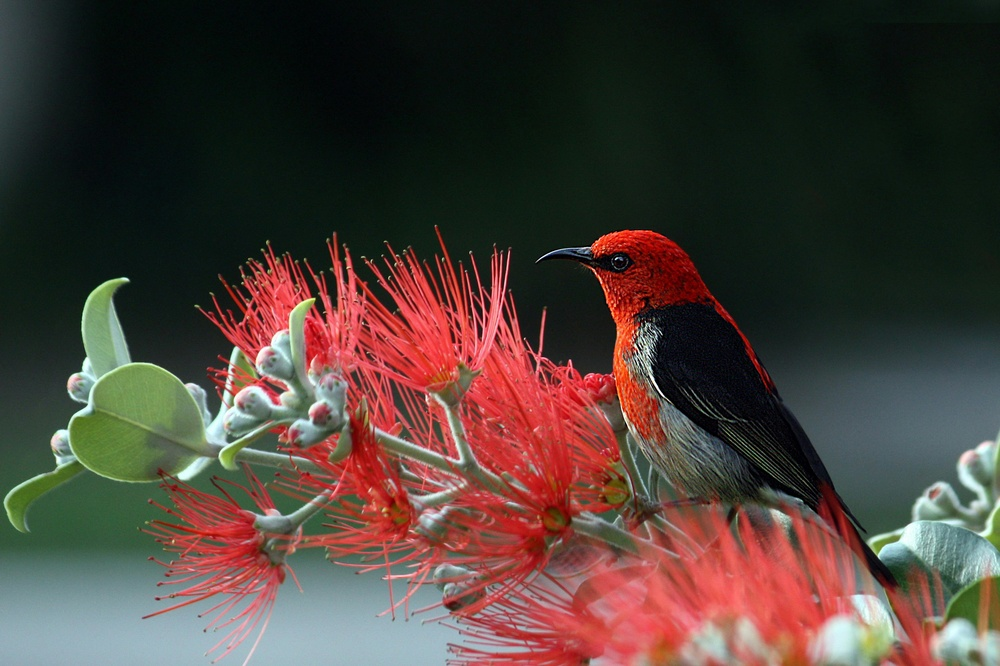
#> input picture CV/lab/lab4/bird.jpg, 1000 x 666 px, shrunk from 6165 x 4108 before the run
$ jupyter execute lab4.ipynb
#> lines starting #> are read from the running program, lines starting #| are printed output that depends on the picture; after the words box and inside, x2 and y2 are one past the last pixel; in counts of white or black regions, pixels touching at a corner belong together
# Fourier Transform Image Processing

[cell 1]
import cv2
import numpy as np
import matplotlib.pyplot as plt

## 1. Load the image and apply  Fast Fourier Transform

[cell 2]
img = cv2.imread('bird.jpg', 0)
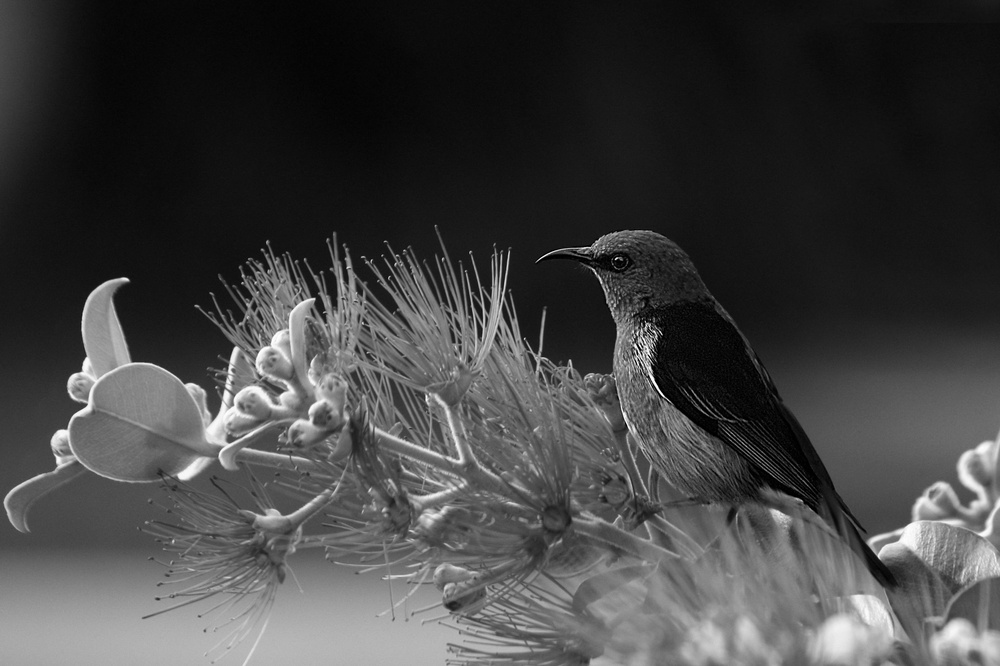
#> img: shape (666, 1000); min 0, max 255, mean 65.5
fft = np.fft.fft2(img)
magnitude_spectrum = np.log(np.abs(fft) + 1)
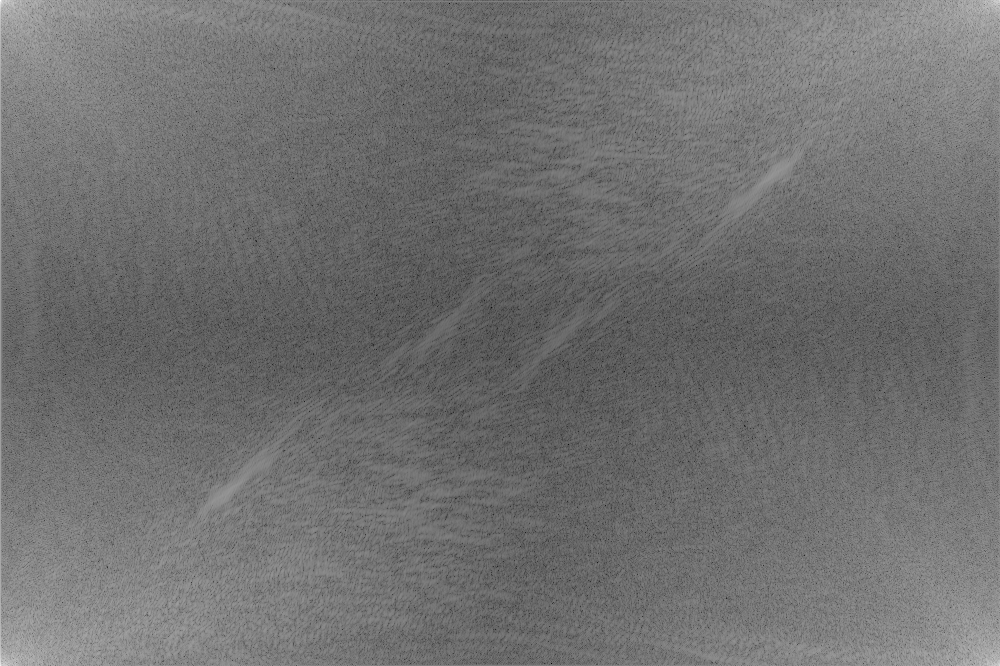
#> magnitude_spectrum: shape (666, 1000) float64; min 0.778, max 17.59, mean 8.21; drawn with min black and max white

plt.figure(figsize=(12, 5))
plt.subplot(121)
plt.imshow(img, cmap='gray')
plt.title('Original Image')
plt.axis('off')
plt.subplot(122)
plt.imshow(magnitude_spectrum, cmap='gray')
plt.title('FFT Magnitude Spectrum')
plt.axis('off')
plt.show()

**Interpretation:** The FFT decomposes the spatial image into frequency components. The magnitude spectrum shows frequency distribution, with corners containing low frequencies and center areas containing high frequencies in this non-shifted representation.

## 2. Shift low frequency components to center and display Fourier spectrum

[cell 3]
fft_shift = np.fft.fftshift(fft)
magnitude_spectrum_shifted = np.log(np.abs(fft_shift) + 1)
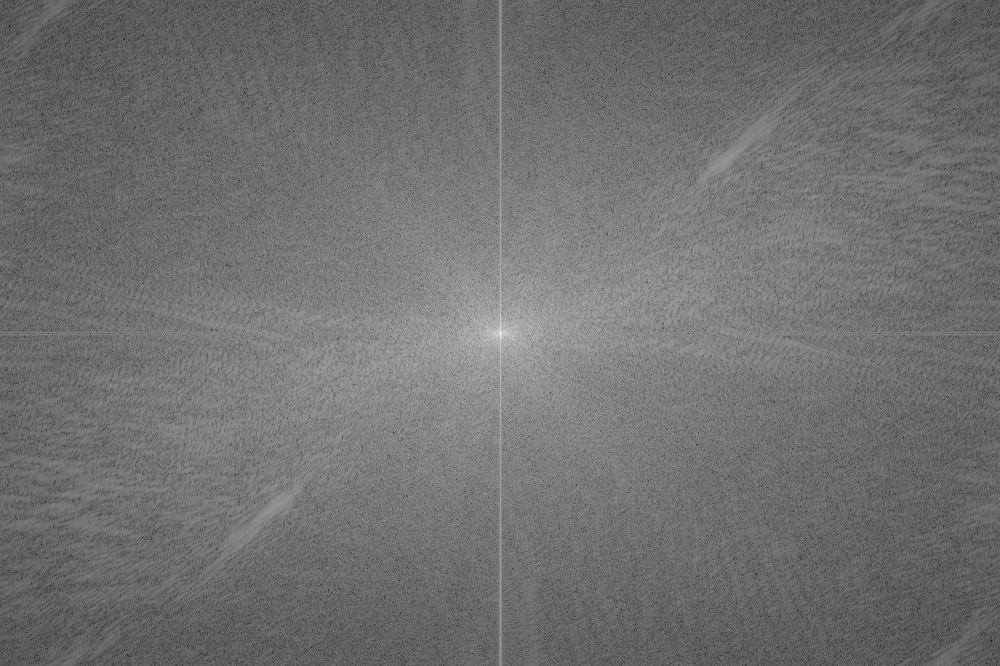
#> magnitude_spectrum_shifted: shape (666, 1000) float64; min 0.778, max 17.59, mean 8.21; drawn with min black and max white

plt.figure(figsize=(12, 5))
plt.subplot(121)
plt.imshow(magnitude_spectrum, cmap='gray')
plt.title('FFT Magnitude Spectrum')
plt.axis('off')
plt.subplot(122)
plt.imshow(magnitude_spectrum_shifted, cmap='gray')
plt.title('Centered FFT Magnitude Spectrum')
plt.axis('off')
plt.show()

**Interpretation:** After shifting, low frequencies move to the center and high frequencies to the edges. The bright center represents the DC component and low frequencies (overall intensity and smooth variations), while the outer regions represent high frequencies (edges and details).

## 3. Create Ideal Low Pass Filter

[cell 4]
rows, cols = img.shape
#> rows = 666; cols = 1000
crow, ccol = rows // 2, cols // 2
#> crow = 333; ccol = 500
cutoff_frequency = 30

lpf = np.zeros((rows, cols))
for i in range(rows):
    for j in range(cols):
        distance = np.sqrt((i - crow)**2 + (j - ccol)**2)
        if distance <= cutoff_frequency:
            lpf[i, j] = 1
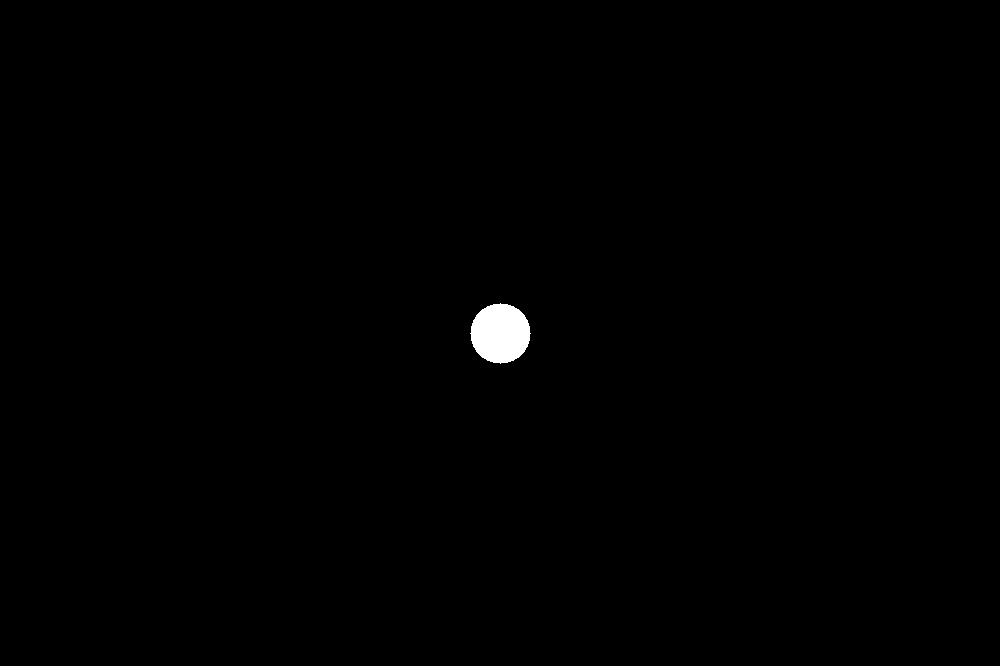
#> lpf: shape (666, 1000) float64; values 0 (black) and 1 (white), 0.42% white; 1 white region, box (x1, y1, x2, y2) and area: (470, 303, 531, 364) 2821

plt.imshow(lpf, cmap='gray')
plt.title('Ideal Low Pass Filter')
plt.axis('off')
plt.show()

**Interpretation:** The ideal low pass filter is a circular mask centered in the frequency domain. It passes frequencies within the cutoff radius (30 pixels) and blocks all frequencies beyond it. This will allow smooth variations to pass while removing sharp details.

## 4. Apply Low Pass Filter and detect edges

[cell 5]
fft_lpf = fft_shift * lpf

plt.imshow(np.log(np.abs(fft_lpf) + 1), cmap='gray')
plt.title('FFT with Low Pass Filter Applied')
plt.axis('off')
plt.show()

**Interpretation:** Multiplying the FFT with the low pass filter removes high frequency components. The resulting spectrum shows only the central low frequencies, which correspond to smooth variations and overall structure of the image.

## 5. Decentralize frequency components (Low Pass)

[cell 6]
fft_lpf_ishift = np.fft.ifftshift(fft_lpf)

plt.imshow(np.log(np.abs(fft_lpf_ishift) + 1), cmap='gray')
plt.title('Decentralized FFT (Low Pass)')
plt.axis('off')
plt.show()
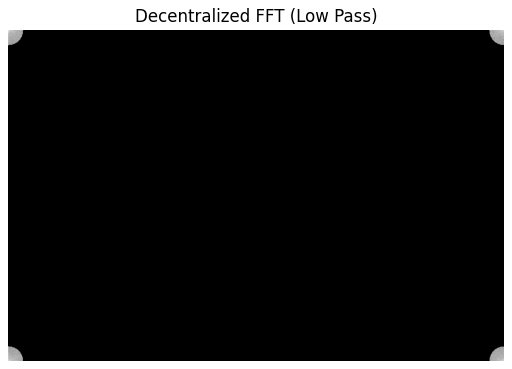
#> figure drawn by matplotlib, 1 panel

**Interpretation:** The inverse shift moves low frequencies back to the corners, preparing the spectrum for inverse FFT transformation back to the spatial domain.

## 6. Apply Inverse FFT to restore image (Low Pass)

[cell 7]
img_lpf = np.fft.ifft2(fft_lpf_ishift)
img_lpf = np.abs(img_lpf)
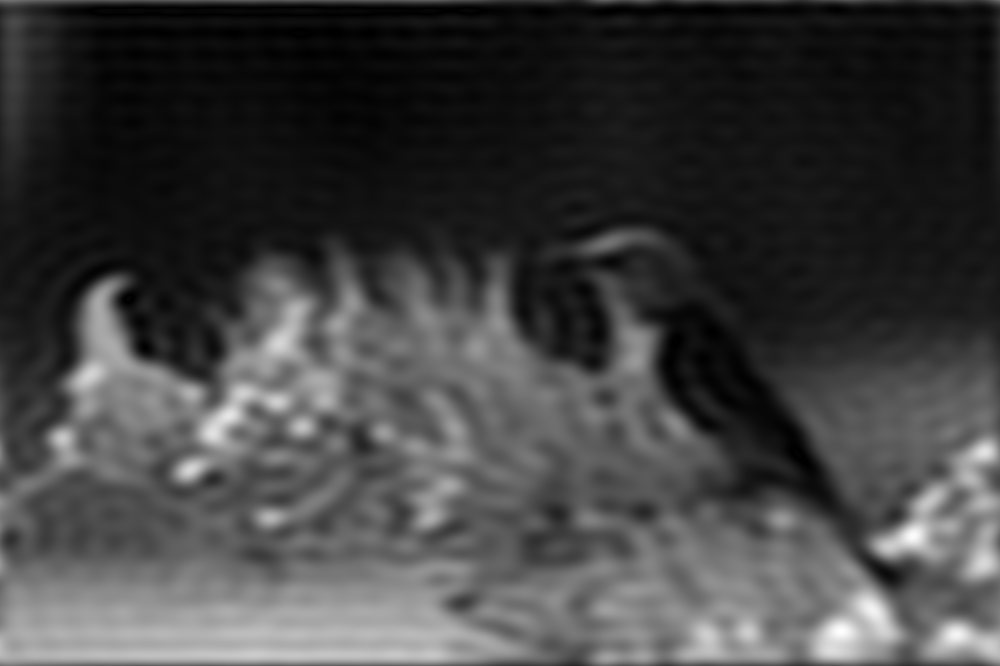
#> img_lpf: shape (666, 1000) float64; min 0.000501, max 254.5, mean 65.6

plt.figure(figsize=(12, 5))
plt.subplot(121)
plt.imshow(img, cmap='gray')
plt.title('Original Image')
plt.axis('off')
plt.subplot(122)
plt.imshow(img_lpf, cmap='gray')
plt.title('Low Pass Filtered Image')
plt.axis('off')
plt.show()

**Interpretation:** The inverse FFT converts the filtered frequency domain back to spatial domain. The resulting image is smoothed/blurred because high frequency components (edges and fine details) were removed by the low pass filter.

## 7. Create Ideal High Pass Filter

[cell 8]
hpf = np.zeros((rows, cols))
for i in range(rows):
    for j in range(cols):
        distance = np.sqrt((i - crow)**2 + (j - ccol)**2)
        if distance > cutoff_frequency:
            hpf[i, j] = 1

plt.imshow(hpf, cmap='gray')
plt.title('Ideal High Pass Filter')
plt.axis('off')
plt.show()

**Interpretation:** The ideal high pass filter is the inverse of the low pass filter. It blocks frequencies within the cutoff radius and passes all frequencies beyond it. This will preserve edges and fine details while removing smooth variations.

## 8. Apply High Pass Filter to detect edges

[cell 9]
fft_hpf = fft_shift * hpf

plt.imshow(np.log(np.abs(fft_hpf) + 1), cmap='gray')
plt.title('FFT with High Pass Filter Applied')
plt.axis('off')
plt.show()
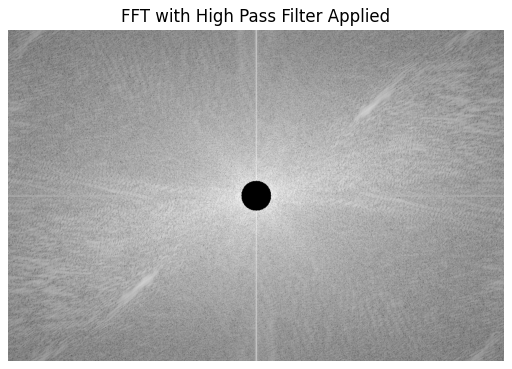
#> figure drawn by matplotlib, 1 panel

**Interpretation:** Multiplying the FFT with the high pass filter removes low frequency components. The resulting spectrum shows only the outer high frequencies, which correspond to edges, boundaries, and fine details in the image.

## 9. Decentralize frequency components (High Pass)

[cell 10]
fft_hpf_ishift = np.fft.ifftshift(fft_hpf)

plt.imshow(np.log(np.abs(fft_hpf_ishift) + 1), cmap='gray')
plt.title('Decentralized FFT (High Pass)')
plt.axis('off')
plt.show()
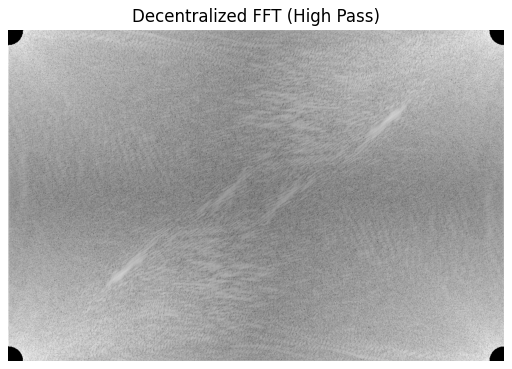
#> figure drawn by matplotlib, 1 panel

**Interpretation:** The inverse shift prepares the high-pass filtered spectrum for transformation back to the spatial domain by moving frequencies back to their original positions.

## 10. Apply Inverse FFT to restore image and detect edges (High Pass)

[cell 11]
img_hpf = np.fft.ifft2(fft_hpf_ishift)
img_hpf = np.abs(img_hpf)
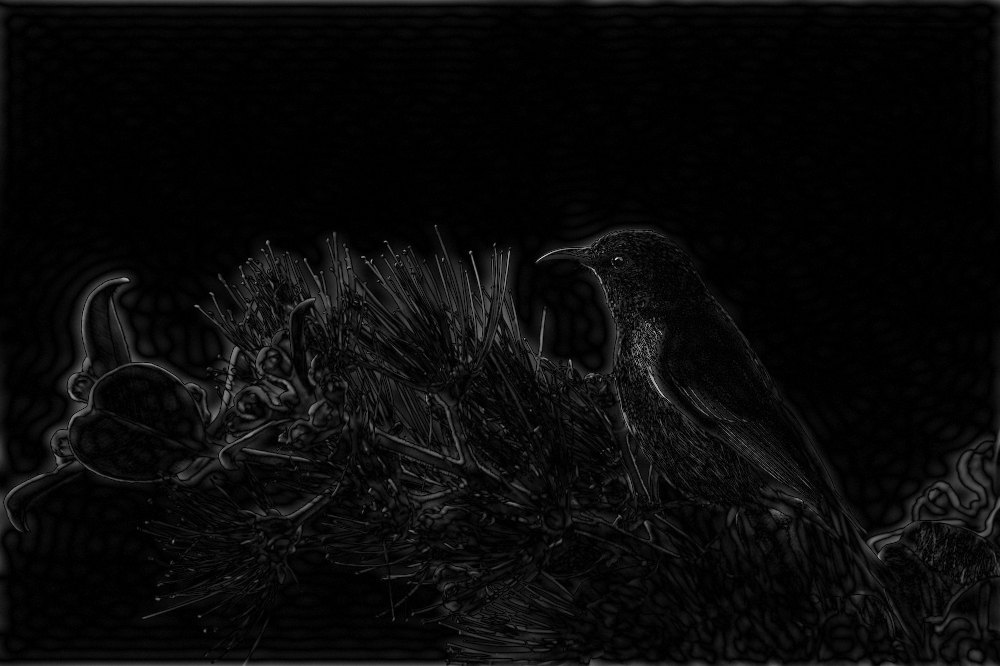
#> img_hpf: shape (666, 1000) float64; min 8.33e-06, max 232.8, mean 9.8

plt.figure(figsize=(12, 5))
plt.subplot(121)
plt.imshow(img, cmap='gray')
plt.title('Original Image')
plt.axis('off')
plt.subplot(122)
plt.imshow(img_hpf, cmap='gray')
plt.title('High Pass Filtered Image (Edge Detection)')
plt.axis('off')
plt.show()
